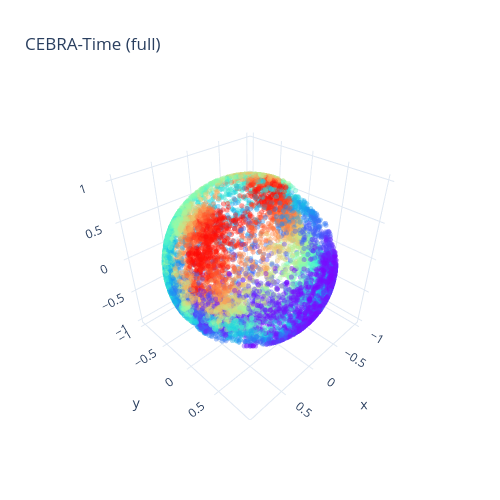

This figure's notebook cell:
### Markdown cell above
test: Train CEBRA-Time on the full data

### Code cell
# training without labels on the full dataset on the above model 

# fit
cebra_time_full_model = cebra_model.fit(hippocampus_pos.neural)
# transform (get the embeddings)
cebra_time_full = cebra_model.transform(hippocampus_pos.neural)
# calculate GoF
gof_full = cebra.sklearn.metrics.goodness_of_fit_score(cebra_time_full_model, hippocampus_pos.neural)
print(" GoF in bits - full:", gof_full)
# plot embedding
fig = cebra.integrations.plotly.plot_embedding_interactive(cebra_time_full, embedding_labels=hippocampus_pos.continuous_index[:,0], title = "CEBRA-Time (full)", markersize=3, cmap = "rainbow")
fig.show()
# plot the loss curve
ax = cebra.plot_loss(cebra_time_full_model)

### Figure 1 — Plotly figure (JSON) as saved in the notebook; plotly's stock layout.template omitted (floating-point values rounded to 4 significant figures; data arrays with more than 128 entries replaced by an {"elided": "..."} marker saying what was removed)
{"data": [{"marker": {"color": {"elided": "10178 float values"}, "colorscale": [[0, "rgb(127, 0, 255)"], [0.1, "rgb(77, 77, 251)"], [0.2, "rgb(25, 149, 242)"], [0.3, "rgb(24, 205, 227)"], [0.4, "rgb(76, 242, 206)"], [0.5, "rgb(128, 254, 179)"], [0.6, "rgb(178, 242, 149)"], [0.7, "rgb(230, 205, 115)"], [0.8, "rgb(255, 149, 78)"], [0.9, "rgb(255, 77, 39)"], [1, "rgb(255, 0, 0)"]], "opacity": 0.4, "size": 3}, "mode": "markers", "name": "tensor([0.0111, 0.0148, 0.0148,  ..., 0.0260, 0.0169, 0.0059])", "type": "scatter3d", "x": {"elided": "10178 float values"}, "y": {"elided": "10178 float values"}, "z": {"elided": "10178 float values"}}], "layout": {"height": 500, "showlegend": false, "title": {"text": "CEBRA-Time (full)"}, "width": 500}}
